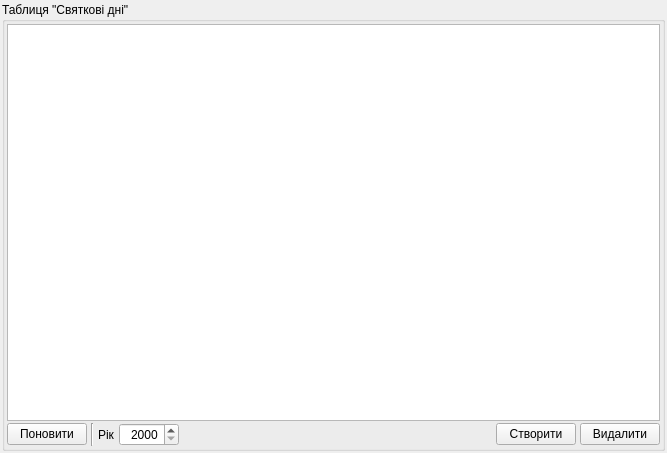
<?xml version="1.0" encoding="UTF-8"?>
<ui version="4.0">
 <class>UForm_AParkSvyatkoviDni</class>
 <widget class="QWidget" name="UForm_AParkSvyatkoviDni">
  <property name="geometry">
   <rect>
    <x>0</x>
    <y>0</y>
    <width>667</width>
    <height>453</height>
   </rect>
  </property>
  <property name="windowTitle">
   <string>Святкові дні</string>
  </property>
  <layout class="QVBoxLayout" name="verticalLayout_3">
   <property name="spacing">
    <number>2</number>
   </property>
   <property name="margin">
    <number>2</number>
   </property>
   <item>
    <widget class="QSplitter" name="splitter">
     <property name="orientation">
      <enum>Qt::Vertical</enum>
     </property>
     <widget class="QGroupBox" name="groupBox_svyatkoviDni">
      <property name="sizePolicy">
       <sizepolicy hsizetype="Preferred" vsizetype="Expanding">
        <horstretch>0</horstretch>
        <verstretch>2</verstretch>
       </sizepolicy>
      </property>
      <property name="title">
       <string>Таблиця &quot;Святкові дні&quot;</string>
      </property>
      <layout class="QVBoxLayout" name="verticalLayout">
       <property name="spacing">
        <number>2</number>
       </property>
       <property name="margin">
        <number>2</number>
       </property>
       <item>
        <widget class="QTableWidget" name="tableWidget_svyatkoviDni">
         <property name="editTriggers">
          <set>QAbstractItemView::AnyKeyPressed|QAbstractItemView::DoubleClicked|QAbstractItemView::EditKeyPressed|QAbstractItemView::SelectedClicked</set>
         </property>
         <property name="alternatingRowColors">
          <bool>true</bool>
         </property>
         <property name="selectionMode">
          <enum>QAbstractItemView::SingleSelection</enum>
         </property>
         <property name="selectionBehavior">
          <enum>QAbstractItemView::SelectRows</enum>
         </property>
        </widget>
       </item>
       <item>
        <layout class="QHBoxLayout" name="horizontalLayout">
         <property name="spacing">
          <number>4</number>
         </property>
         <item>
          <widget class="QPushButton" name="pushButton_reload">
           <property name="text">
            <string>Поновити</string>
           </property>
           <property name="icon">
            <iconset resource="../images/UAutoParkImg.qrc">
             <normaloff>:/icontexto_webdev_pack/icontexto_webdev_pack/icontexto-webdev-reload-032x032.png</normaloff>:/icontexto_webdev_pack/icontexto_webdev_pack/icontexto-webdev-reload-032x032.png</iconset>
           </property>
          </widget>
         </item>
         <item>
          <widget class="Line" name="line">
           <property name="orientation">
            <enum>Qt::Vertical</enum>
           </property>
          </widget>
         </item>
         <item>
          <widget class="QLabel" name="label_yearFilter">
           <property name="text">
            <string>Рік</string>
           </property>
          </widget>
         </item>
         <item>
          <widget class="QSpinBox" name="spinBox_yearFilter">
           <property name="minimumSize">
            <size>
             <width>60</width>
             <height>0</height>
            </size>
           </property>
           <property name="alignment">
            <set>Qt::AlignRight|Qt::AlignTrailing|Qt::AlignVCenter</set>
           </property>
           <property name="minimum">
            <number>2000</number>
           </property>
           <property name="maximum">
            <number>2100</number>
           </property>
          </widget>
         </item>
         <item>
          <spacer name="horizontalSpacer">
           <property name="orientation">
            <enum>Qt::Horizontal</enum>
           </property>
           <property name="sizeHint" stdset="0">
            <size>
             <width>40</width>
             <height>20</height>
            </size>
           </property>
          </spacer>
         </item>
         <item>
          <widget class="QPushButton" name="pushButton_create">
           <property name="text">
            <string>Створити</string>
           </property>
           <property name="icon">
            <iconset resource="../images/UAutoParkImg.qrc">
             <normaloff>:/icontexto_webdev_pack/icontexto_webdev_pack/icontexto-webdev-add-032x032.png</normaloff>:/icontexto_webdev_pack/icontexto_webdev_pack/icontexto-webdev-add-032x032.png</iconset>
           </property>
          </widget>
         </item>
         <item>
          <widget class="QPushButton" name="pushButton_delete">
           <property name="text">
            <string>Видалити</string>
           </property>
           <property name="icon">
            <iconset resource="../images/UAutoParkImg.qrc">
             <normaloff>:/icontexto_webdev_pack/icontexto_webdev_pack/icontexto-webdev-remove-032x032.png</normaloff>:/icontexto_webdev_pack/icontexto_webdev_pack/icontexto-webdev-remove-032x032.png</iconset>
           </property>
          </widget>
         </item>
        </layout>
       </item>
      </layout>
     </widget>
    </widget>
   </item>
  </layout>
 </widget>
 <tabstops>
  <tabstop>tableWidget_svyatkoviDni</tabstop>
  <tabstop>pushButton_create</tabstop>
  <tabstop>pushButton_delete</tabstop>
  <tabstop>pushButton_reload</tabstop>
 </tabstops>
 <resources>
  <include location="../images/UAutoParkImg.qrc"/>
 </resources>
 <connections/>
</ui>
